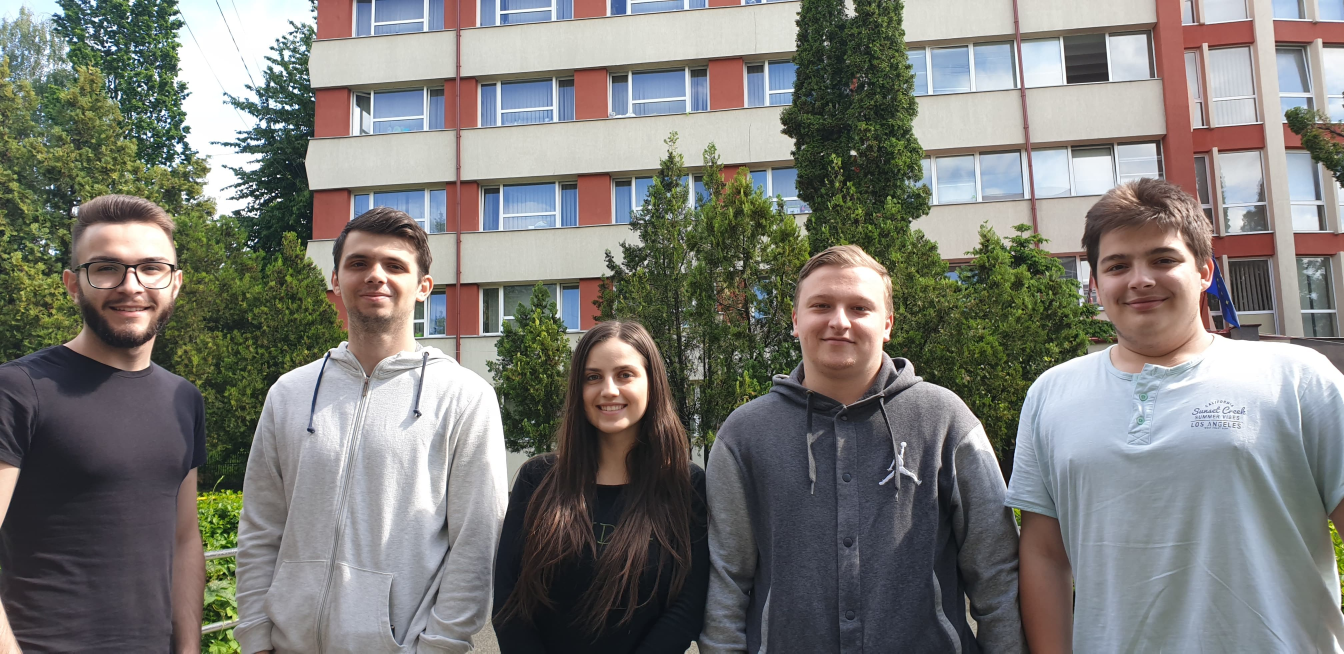
#> input picture Proiect/60568987_2274835386063733_7575015020883345408_n.jpg, 4032 x 1960 px (shown at 1/3 size)
$ python -i imgProcessing.py   (imports and definitions only)   (Python 2 division)
#> lines starting #> are read from the running program, lines starting #| are printed output that depends on the picture
import numpy as np
import math
import time

import RPi.GPIO as GPIO

from PIL import Image
from PIL import ImageDraw

#from fourierShapeRecognition import fourierShapeRecognition

class imgProcessing(object):
	@staticmethod
	def analysisImage(img):
		image = imgProcessing().binaryImage(img)

		shapes = imgProcessing().getRawShapes(image)
		shapes = imgProcessing().intersectShapes(shapes)

		draw = ImageDraw.Draw(img)

		plot = False
		imgList = []
		if GPIO.input(21) == GPIO.HIGH:
			plot = True

		width , height = image.size
		for i in range(len(shapes)):
			rectX = width
			rectY = height

			rectWidth = 0
			rectHeight = 0
			for j in range(len(shapes[i])):
				if rectX > shapes[i][j][0]:
					rectX = shapes[i][j][0]
				if rectWidth < shapes[i][j][0]:
					rectWidth = shapes[i][j][0]
				if rectY > shapes[i][j][1]:
					rectY = shapes[i][j][1]
				if rectHeight < shapes[i][j][1]:
					rectHeight = shapes[i][j][1]

			rectHeight = rectHeight - rectY
			rectWidth = rectWidth - rectX

			draw.rectangle([(rectX,rectY),(rectWidth+rectX,rectHeight+rectY)],outline="orange")

			if plot == True:
# [6 lines of commented-out code are left out]

				imgList.append((shapes[i],rectX,rectY,rectWidth+rectX,rectHeight+rectY))

		if plot == True:
			return imgProcessing().beginPlot(len(shapes),imgList)

		return img.resize((240,320))

	# [111 lines left out: functions beginPlot, generatePlot, distArray, generateBitmap, drawLine, not called in this run]


	@staticmethod
	def binaryImage(image):
		thresh = 90
        	fn = lambda x : 255 if x > thresh else 0
        	return image.convert('L').point(fn, mode='1').convert('RGB')

	# [75 lines left out: functions intersectShapes, getRawShapes, intersection, checkIfIsNear, not called in this run]

	@staticmethod
	def dist(p1,p2):
		return math.sqrt(math.pow(p1[0]-p2[0],2)+math.pow(p1[1]-p2[1],2))

# [12 lines of commented-out code are left out]

>>> import cv2
>>> picture = cv2.imread('../Proiect/60568987_2274835386063733_7575015020883345408_n.jpg', cv2.IMREAD_GRAYSCALE)
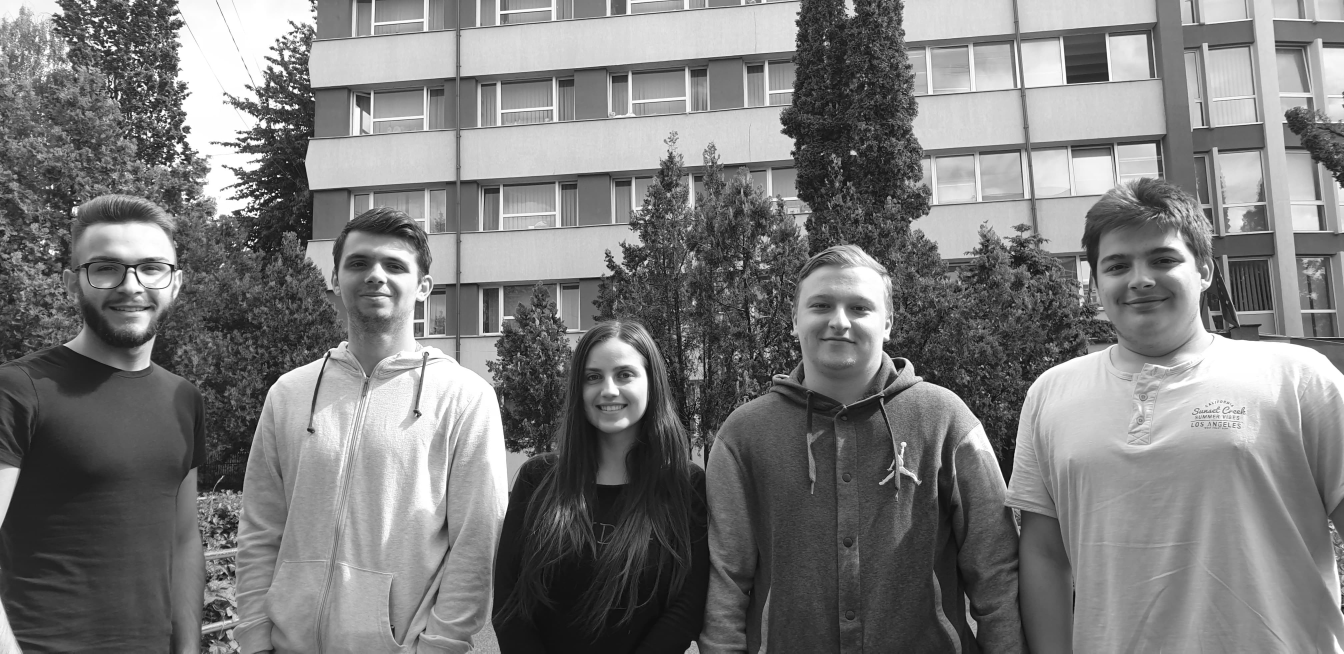
#> picture: shape (1960, 4032) (shown at 1/3 size); min 0, max 255, mean 123.6
#> (the run stopped early here; a loop or call above may not have finished)
